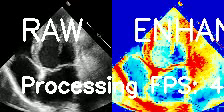
#> input picture frame 21 of 02/Task 3 Echo Analysis/output/raw_vs_enhanced.mp4, 224 x 112 px, given in place of echo.mp4, which was not available
$ jupyter execute realtime_echo.ipynb   (text cells are left out)
#> lines starting #> are read from the running program, lines starting #| are printed output that depends on the picture; after the words box and inside, x2 and y2 are one past the last pixel; in counts of white or black regions, pixels touching at a corner belong together; pictures that were not available may be replaced by others from this repository, and a replacement may not be noted
[cell 1]
import cv2
import numpy as np
import time
from pathlib import Path

[cell 2]
DATA_DIR = Path("data")
OUTPUT_DIR = Path("output")

OUTPUT_DIR.mkdir(parents=True, exist_ok=True)

VIDEO_PATH = DATA_DIR / "echo.mp4"

[cell 3]
def gray_world_balance(image):
  image_float = image.astype(np.float32)

  b, g, r = cv2.split(image_float)

  mean_b = np.mean(b)
  mean_g = np.mean(g)
  mean_r = np.mean(r)

  mean_gray = (mean_b + mean_g + mean_r) / 3.0

  eps = 1e-6

  b *= mean_gray / (mean_b + eps)
  g *= mean_gray / (mean_g + eps)
  r *= mean_gray / (mean_r + eps)

  balanced = cv2.merge([b, g, r])

  return np.clip(balanced, 0, 255).astype(np.uint8)

[cell 4]
def log_transform(image):
  image_float = image.astype(np.float32)

  max_value = np.max(image_float)

  if max_value == 0:
      return np.zeros_like(image)

  c = 255.0 / np.log1p(max_value)

  transformed = (c * np.log1p(image_float))

  return np.clip(transformed, 0, 255).astype(np.uint8)

[cell 5]
def gamma_transform(image, gamma=1.2):
  normalized = (image.astype(np.float32) / 255.0)

  transformed = np.power(normalized, gamma)

  transformed *= 255.0

  return np.clip(transformed, 0, 255).astype(np.uint8)

[cell 6]
def process_frame(frame, gamma=1.2):

  # Convert BGR frame to grayscale
  gray = cv2.cvtColor(frame,cv2.COLOR_BGR2GRAY)

  # Improve global contrast
  equalized = cv2.equalizeHist(gray)

  # Convert intensity values into false colors
  heatmap = cv2.applyColorMap(equalized, cv2.COLORMAP_JET)

  # Adjust channel balance
  balanced = gray_world_balance(heatmap)

  # Expand darker intensity variations
  log_frame = log_transform(balanced)

  # Suppress overly bright regions
  enhanced = gamma_transform(log_frame, gamma=gamma)

  return enhanced

[cell 7]
cap = cv2.VideoCapture(str(VIDEO_PATH))

# MP4 codec
fourcc = cv2.VideoWriter_fourcc(*"mp4v")

output_video_path = OUTPUT_DIR / "processed_echo.mp4"

if not cap.isOpened():
  raise FileNotFoundError(f"Could not open {VIDEO_PATH}")

[cell 8]
fps = cap.get(cv2.CAP_PROP_FPS)

width = int(cap.get(cv2.CAP_PROP_FRAME_WIDTH))

height = int(cap.get(cv2.CAP_PROP_FRAME_HEIGHT))

frame_count = int(cap.get(cv2.CAP_PROP_FRAME_COUNT))

print("FPS:", fps)
print("Resolution:", width, "x", height)
print("Frames:", frame_count)

[cell 9]
if fps > 0:
  duration = frame_count / fps
  print(f"Duration: {duration:.2f} seconds")

if fps <= 0:
  fps = 30

delay = max(1,int(1000 / fps))

[cell 10]
writer = cv2.VideoWriter(
    str(output_video_path),
    fourcc,
    fps,
    (width, height)
)

[cell 11]
fps = cap.get(cv2.CAP_PROP_FPS)

width = int(cap.get(cv2.CAP_PROP_FRAME_WIDTH))
height = int(cap.get(cv2.CAP_PROP_FRAME_HEIGHT))

if fps <= 0:
    fps = 30

fourcc = cv2.VideoWriter_fourcc(*"mp4v")

output_path = "raw_vs_enhanced.mp4"

writer = cv2.VideoWriter(
    output_path,
    fourcc,
    fps,
    (width * 2, height)
)

[cell 12]
frame_number = 0

while True:
  ret, frame = cap.read()
#> frame is the input picture: shape (112, 224, 3); mean B, G, R 116.7, 104, 96.7

  if not ret:
      break

  frame_number += 1

  start = time.perf_counter()

  enhanced = process_frame(frame, gamma=1.2)
#> in process_frame, `gray = cv2.cvtColor(frame,cv2.COLOR_BGR2GRAY)`:
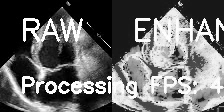
#> gray: shape (112, 224); min 0, max 255, mean 103.2
#> in process_frame, `equalized = cv2.equalizeHist(gray)`:
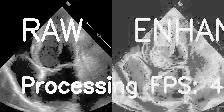
#> equalized: shape (112, 224); min 0, max 255, mean 113.3
#> in process_frame, `heatmap = cv2.applyColorMap(equalized, cv2.COLORMAP_JET)`:
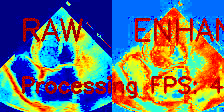
#> heatmap: shape (112, 224, 3); mean B, G, R 120.9, 116.2, 104.4
#> in gray_world_balance, `b, g, r = cv2.split(image_float)`:
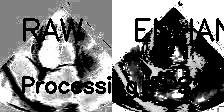
#> b: shape (112, 224) float32; min 0, max 255, mean 120.9
#> in gray_world_balance, `b, g, r = cv2.split(image_float)`:
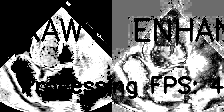
#> g: shape (112, 224) float32; min 0, max 255, mean 116.2
#> in gray_world_balance, `b, g, r = cv2.split(image_float)`:
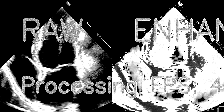
#> r: shape (112, 224) float32; min 0, max 255, mean 104.4
#> in gray_world_balance, `mean_b = np.mean(b)`: mean_b = 120.9
#> in gray_world_balance, `mean_g = np.mean(g)`: mean_g = 116.2
#> in gray_world_balance, `mean_r = np.mean(r)`: mean_r = 104.4
#> in gray_world_balance, `mean_gray = (mean_b + mean_g + mean_r) / 3.0`: mean_gray = 113.8
#> in gray_world_balance, `balanced = cv2.merge([b, g, r])`:
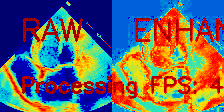
#> balanced: shape (112, 224, 3) float32; mean B, G, R 113.8, 113.8, 113.8; drawn with min black and max white
#> in log_transform, `max_value = np.max(image_float)`: max_value = 255
#> in log_transform, `c = 255.0 / np.log1p(max_value)`: c = 45.99
#> in log_transform, `transformed = (c * np.log1p(image_float))`:
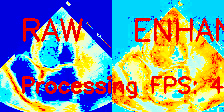
#> transformed: shape (112, 224, 3) float32; mean B, G, R 153.7, 150.1, 129.4

  writer.write(enhanced)

  end = time.perf_counter()

  processing_time = end - start

  if processing_time > 0:
    processing_fps = 1 / processing_time
  else:
    processing_fps = 0

  raw_display = frame.copy()
  enhanced_display = enhanced.copy()

  cv2.putText(raw_display, "RAW", (20, 40), cv2.FONT_HERSHEY_SIMPLEX, 1, (255, 255, 255), 2)
#> raw_display: shape (112, 224, 3); 1.98% of pixels changed, all inside (x1, y1, x2, y2) = (23, 18, 83, 42)

  cv2.putText(enhanced_display, "ENHANCED", (20, 40), cv2.FONT_HERSHEY_SIMPLEX, 1, (255, 255, 255), 2
  )
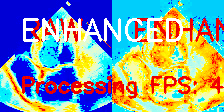
#> enhanced_display: shape (112, 224, 3); mean B, G, R 157.2, 154.5, 134.2

  combined = np.hstack((raw_display, enhanced_display))

  cv2.putText(combined, f"Processing FPS: {processing_fps:.1f}", (20, combined.shape[0] - 20), cv2.FONT_HERSHEY_SIMPLEX, 0.7, (255, 255, 255),2)
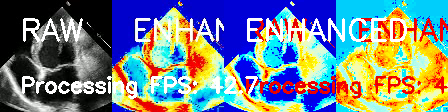
#> combined: shape (112, 448, 3); mean B, G, R 137.7, 129.9, 116.3

  #cv2.imshow("Echocardiogram Analysis", combined)

  #if(cv2.waitKey(delay) & 0xFF== ord("q")):
  #  break

  writer.write(combined)
cap.release()
cv2.destroyAllWindows()

print('Processing complete')

$ run again, starting later in the video
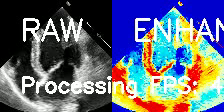
#> input picture frame 95 of 02/Task 3 Echo Analysis/output/raw_vs_enhanced.mp4, 224 x 112 px, given in place of echo.mp4, which was not available
#> frame is the input picture: shape (112, 224, 3); mean B, G, R 119.7, 105.8, 98.7
#> mean_b = 121.2
#> mean_g = 115.3
#> mean_r = 104.1
#> mean_gray = 113.5
#> in gray_world_balance, `balanced = cv2.merge([b, g, r])`:
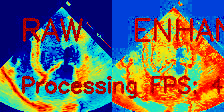
#> balanced: shape (112, 224, 3) float32; mean B, G, R 113.5, 113.5, 113.5; drawn with min black and max white
#> max_value = 255
#> c = 45.99
#> raw_display: shape (112, 224, 3); 1.89% of pixels changed, all inside (x1, y1, x2, y2) = (23, 18, 83, 42)
#> enhanced_display: shape (112, 224, 3); mean B, G, R 156.7, 158.5, 134.5
#> `cv2.putText(combined, f"Processing FPS: {processing_fps:.1f}", (20, co..`:
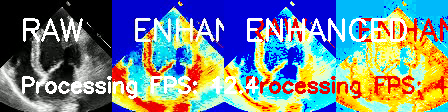
#> combined: shape (112, 448, 3); mean B, G, R 139.2, 132.7, 117.2

$ run again, starting later in the video
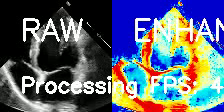
#> input picture frame 169 of 02/Task 3 Echo Analysis/output/raw_vs_enhanced.mp4, 224 x 112 px, given in place of echo.mp4, which was not available
#> frame is the input picture: shape (112, 224, 3); mean B, G, R 113.1, 99.6, 91.8
#> mean_b = 121.3
#> mean_g = 114.5
#> mean_r = 103
#> mean_gray = 112.9
#> max_value = 255
#> c = 45.99
#> raw_display: shape (112, 224, 3); 1.85% of pixels changed, all inside (x1, y1, x2, y2) = (23, 18, 83, 42)
#> enhanced_display: shape (112, 224, 3); mean B, G, R 157.8, 151.2, 132.7
#> `cv2.putText(combined, f"Processing FPS: {processing_fps:.1f}", (20, co..`:
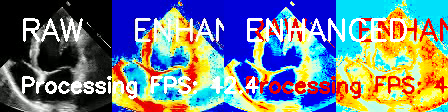
#> combined: shape (112, 448, 3); mean B, G, R 136.3, 126.1, 113.1
